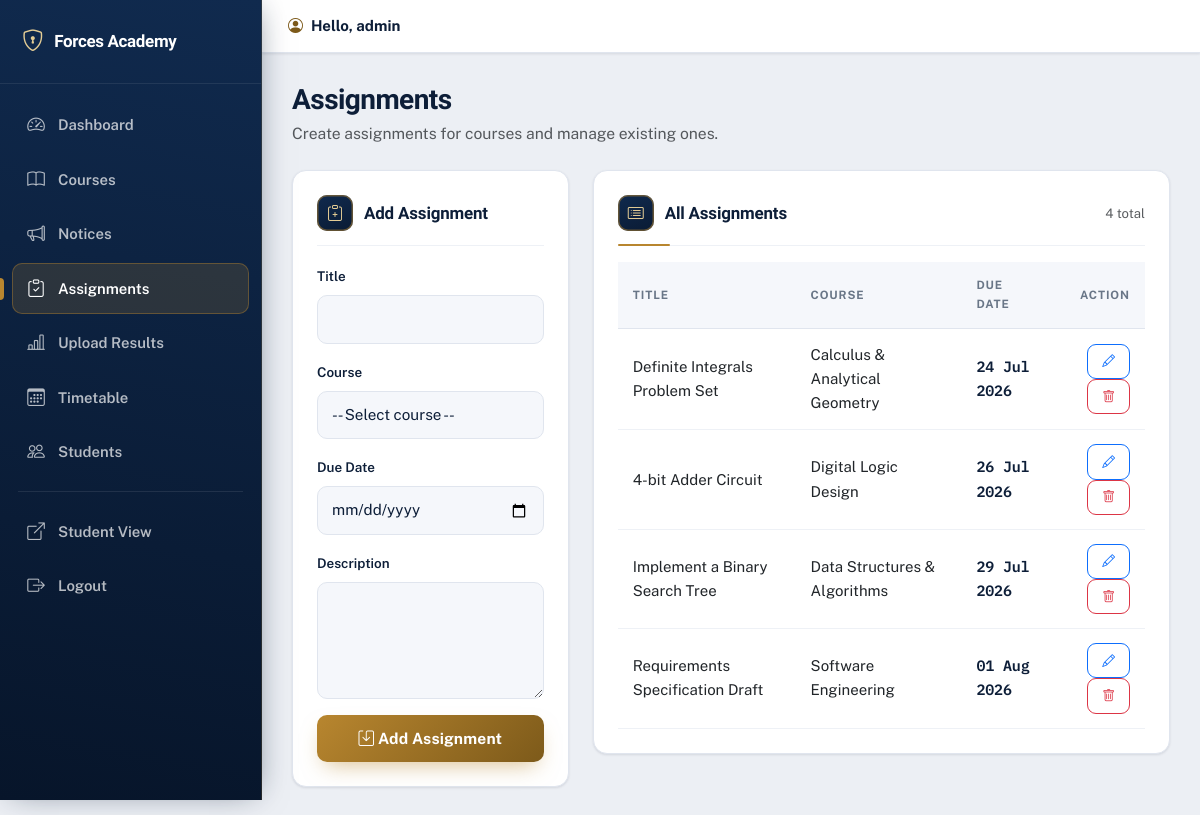
/admin_assignments.php (signed in), run on the app's committed database.
### tables this page shows
CREATE TABLE IF NOT EXISTS assignments (
    id          INT(11) PRIMARY KEY AUTO_INCREMENT,
    title       VARCHAR(200) NOT NULL,
    description TEXT,
    course_id   INT(11),
    due_date    DATE,
    created_at  TIMESTAMP DEFAULT CURRENT_TIMESTAMP,
    CONSTRAINT fk_assignments_course FOREIGN KEY (course_id) REFERENCES courses(id) ON DELETE CASCADE
);

CREATE TABLE IF NOT EXISTS courses (
    id            INT(11) PRIMARY KEY AUTO_INCREMENT,
    course_name   VARCHAR(100) NOT NULL,
    description   TEXT,
    teacher_name  VARCHAR(100),
    created_at    TIMESTAMP DEFAULT CURRENT_TIMESTAMP
);

### config/auth.php (called while the page is built, shortened)
<?php
function e($value)
{
    return htmlspecialchars((string)$value, ENT_QUOTES, 'UTF-8');
}

### admin_assignments.php (the view, shortened to what this page needs)
<?php
require_once 'config/auth.php';
$edit = null;
$assignments = mysqli_query($conn, "
    SELECT a.id, a.title, a.due_date, c.course_name
    FROM assignments a
    LEFT JOIN courses c ON c.id = a.course_id
    ORDER BY a.due_date ASC");
require 'admin_partials/header.php';
?>
<div class="row g-4">
  <div class="col-xl-4">
    <div class="card p-4">
      <h5 class="form-card-title">
        <i class="bi <?php echo $edit ? 'bi-pencil-square' : 'bi-clipboard-plus'; ?>"></i>
        <?php echo $edit ? 'Edit Assignment' : 'Add Assignment'; ?>
      </h5>
      <form method="POST">
        <div class="mb-3">
          <label class="form-label">Title</label>
          <input class="form-control form-control-solid" name="title" value="<?php echo $edit ? e($edit['title']) : ''; ?>" required>
        </div>
        <div class="mb-3">
          <label class="form-label">Course</label>
          <select class="form-select form-control-solid" name="course_id" required>
            <option value="">-- Select course --</option>
          </select>
        </div>
        <div class="mb-3">
          <label class="form-label">Due Date</label>
          <input type="date" class="form-control form-control-solid" name="due_date" value="<?php echo $edit ? e($edit['due_date']) : ''; ?>" required>
        </div>
        <div class="mb-3">
          <label class="form-label">Description</label>
          <textarea class="form-control form-control-solid" name="description" rows="4"><?php echo $edit ? e($edit['description']) : ''; ?></textarea>
        </div>
        <button class="btn btn-auth-primary w-100" type="submit">
          <i class="bi bi-save"></i> <?php echo $edit ? 'Update Assignment' : 'Add Assignment'; ?>
        </button>
      </form>
    </div>
  </div>
  <div class="col-xl-8">
    <div class="card p-4">
      <div class="section-header mb-3">
        <h5 class="section-title mb-0"><i class="bi bi-card-list"></i> All Assignments</h5>
        <span class="text-muted small"><?php echo (int) mysqli_num_rows($assignments); ?> total</span>
      </div>
      <?php if (mysqli_num_rows($assignments) > 0): ?>
        <div class="table-responsive">
          <table class="table align-middle table-modern mb-0">
            <thead>
              <tr><th>Title</th><th>Course</th><th>Due Date</th><th class="text-end">Action</th></tr>
            </thead>
            <tbody>
              <?php while ($a = mysqli_fetch_assoc($assignments)): ?>
                <tr>
                  <td><?php echo e($a['title']); ?></td>
                  <td><?php echo e($a['course_name'] ?? '—'); ?></td>
                  <td class="record"><?php echo $a['due_date'] ? date('d M Y', strtotime($a['due_date'])) : '—'; ?></td>
                  <td class="text-end">
                    <a class="btn btn-sm btn-outline-primary btn-icon-edit" href="admin_assignments.php?edit=<?php echo (int) $a['id']; ?>"><i class="bi bi-pencil"></i></a>
                    <a class="btn btn-sm btn-outline-danger btn-icon-danger" href="admin_assignments.php?delete=<?php echo (int) $a['id']; ?>" onclick="return confirm('Delete this assignment?');"><i class="bi bi-trash"></i></a>
                  </td>
                </tr>
              <?php endwhile; ?>
            </tbody>
          </table>
        </div>
      <?php endif; ?>
    </div>
  </div>
</div>
<?php require 'admin_partials/footer.php'; ?>

### css/style.css (style rules this page uses)
:root { --ink:#0a1b34; --ink-2:#102a4e; --ink-3:#16365f; --brass:#b8862f; --brass-600:#9a6f22; --brass-700:#7d5a1a; --brass-050:#f8f0dd; --brass-100:#f0e1bf; --brass-200:#e4cd95; --brand:var(--brass); --brand-700:var(--brass-700); --brand-600:var(--brass-600); --brand-500:var(--brass); --brand-050:var(--brass-050); --brand-100:var(--brass-100); --brand-200:var(--brass-200); --blue:var(--brass);--blue-dark:var(--brass-700);--blue-light:var(--brass); --blue-50:var(--brass-050);--blue-100:var(--brass-100); --navy:var(--ink);--navy-2:var(--ink-2); --heading:#0d1e38; --ink-text:#0d1e38; --text:#33404f; --muted:#697687; --bg:#eceff4; --surface:#ffffff; --surface-2:#f5f7fb; --line:#e0e5ee; --line-2:#eef1f6; --success:#1f8a5b; --success-bg:#e6f5ee; --success-line:#b8e6cd; --danger:#c23b34; --danger-bg:#fbeceb; --danger-line:#f2c5c1; --warn-bg:#fbf2df; --warn-line:#eddaad; --warn-ink:#7d5a1a; --radius:14px; --radius-sm:10px; --radius-xs:8px; --shadow-xs:0 1px 2px rgba(10,27,52,.06); --shadow-sm:0 1px 3px rgba(10,27,52,.07),0 1px 2px rgba(10,27,52,.04); --shadow:0 12px 30px -14px rgba(10,27,52,.32),0 2px 6px rgba(10,27,52,.06); --shadow-lg:0 30px 60px -22px rgba(10,27,52,.42),0 6px 14px rgba(10,27,52,.10); --ring:0 0 0 4px rgba(184,134,47,.20); }
* { box-sizing:border-box; }
body { font-family:'Public Sans','Segoe UI',system-ui,Arial,sans-serif; margin:0;color:var(--text);font-size:15px;line-height:1.62; -webkit-font-smoothing:antialiased;text-rendering:optimizeLegibility; }
a { text-decoration:none;color:var(--brass-700);transition:color .15s; }
h1,h2,h3,h4,h5,h6 { font-family:'Bricolage Grotesque','Public Sans',system-ui,sans-serif; color:var(--heading);letter-spacing:-.01em;font-weight:800; }
.record,.mono { font-family:'IBM Plex Mono',ui-monospace,monospace;font-weight:600;letter-spacing:-.01em; }
.form-label { font-weight:600;font-size:.84rem;color:var(--heading);margin-bottom:7px; }
.form-group-icon .form-control, .form-control-solid, .form-select.form-control-solid, textarea.form-control-solid { border-radius:var(--radius-sm);border:1.5px solid var(--line); background:var(--surface-2);padding:12px 14px;color:var(--ink-text);font-size:.95rem; transition:border-color .15s,box-shadow .15s,background .15s; }
.form-control::placeholder,.form-control-solid::placeholder { color:#9aa5b3; }
.btn-auth-primary { background:linear-gradient(135deg,var(--brass),var(--brass-700)); color:#fff;border:none;border-radius:var(--radius-sm); padding:12px 18px;font-weight:700;letter-spacing:.01em;font-size:.97rem; box-shadow:0 10px 22px -8px rgba(184,134,47,.55); transition:transform .15s,box-shadow .15s,filter .15s; }
.dashboard-body { background:var(--bg);min-height:100vh; }
.card { border:1px solid var(--line);border-radius:var(--radius);background:var(--surface);box-shadow:var(--shadow-sm); }
.section-header { display:flex;align-items:center;justify-content:space-between;gap:12px;flex-wrap:wrap; padding-bottom:14px;margin-bottom:18px;border-bottom:1px solid var(--line-2);position:relative; }
.section-header::after { content:"";position:absolute;left:0;bottom:-1px;width:52px;height:2px;background:var(--brass);border-radius:2px; }
.section-title { color:var(--heading);font-weight:800;font-size:1.06rem;display:flex;align-items:center;gap:11px;letter-spacing:-.01em; }
.section-title i,.form-card-title i { color:var(--brass-200); background:linear-gradient(160deg,var(--ink-2),var(--ink)); width:36px;height:36px;border-radius:10px;display:inline-flex;align-items:center;justify-content:center;font-size:1rem; box-shadow:inset 0 0 0 1.5px rgba(184,134,47,.5); }
.form-card-title { color:var(--heading);font-weight:800;font-size:1.06rem;display:flex;align-items:center;gap:11px;margin-bottom:18px;padding-bottom:14px;border-bottom:1px solid var(--line-2); }
.table-modern { margin-bottom:0; }
.table-modern thead th { border-bottom:1px solid var(--line);color:var(--muted);font-size:.72rem;text-transform:uppercase;letter-spacing:.08em;font-weight:700;background:var(--surface-2); }
.table-modern td,.table-modern th { padding:14px 15px;border-color:var(--line-2);vertical-align:middle; }
.table-modern tbody tr { transition:background .12s; }
.table-modern td.record { color:var(--heading); }
.btn-icon-edit,.btn-icon-danger,.btn-icon-view { border-radius:9px;font-size:.8rem;padding:7px 14px;font-weight:600; }

### data on the page
assignments: title "Definite Integrals Problem Set", course.course_name "Calculus & Analytical Geometry", due_date "24 Jul 2026"
assignments: title "4-bit Adder Circuit", course.course_name "Digital Logic Design", due_date "26 Jul 2026"
assignments: title "Implement a Binary Search Tree", course.course_name "Data Structures & Algorithms", due_date "29 Jul 2026"
assignments: title "Requirements Specification Draft", course.course_name "Software Engineering", due_date "01 Aug 2026"

### other printed values
$item[2] "Dashboard"
$item[2] "Courses"
$item[2] "Notices"
$item[2] "Assignments"
$item[2] "Upload Results"
$item[2] "Timetable"
$item[2] "Students"
$admin_username "admin"
$page_title "Assignments"
$page_subtitle "Create assignments for courses and manage existing ones."
mysqli_num_rows($assignments) "4"
